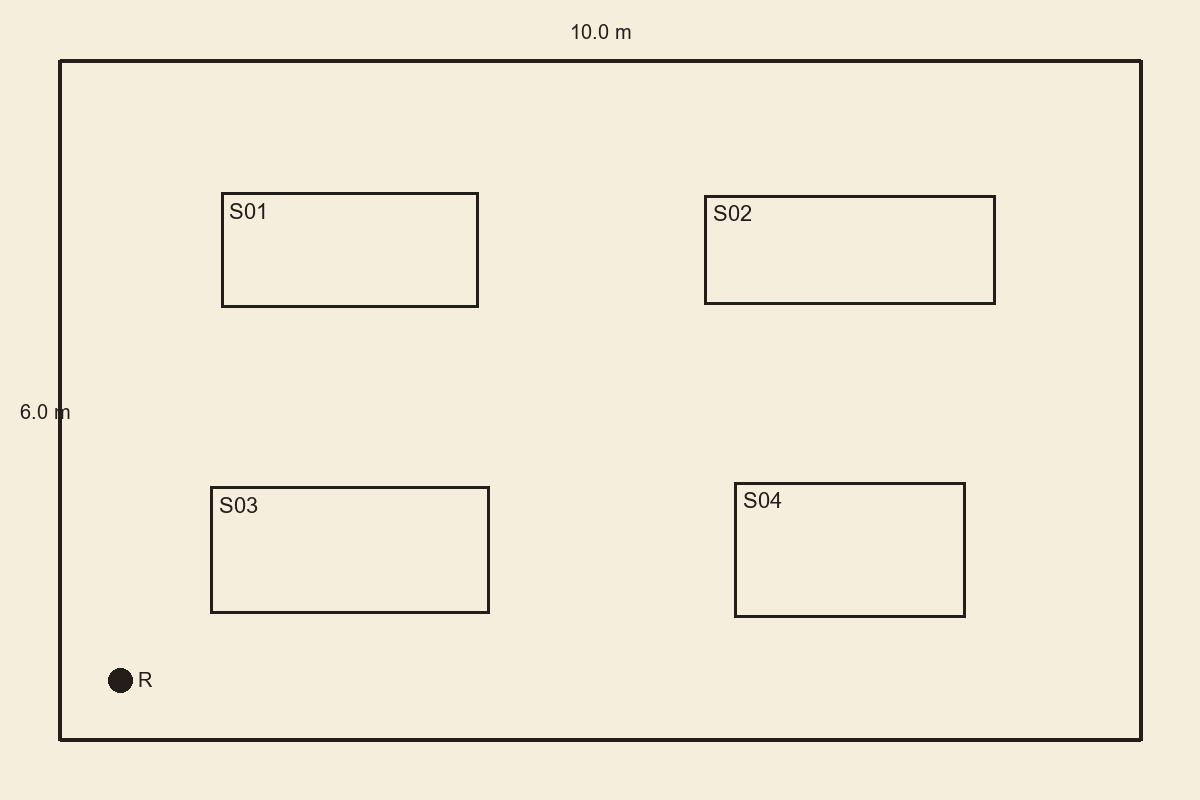
#> input picture sample_map.png, 1200 x 800 px
$ python -i paper_map.py   (imports and definitions only)   (Python 2 division)
#> lines starting #> are read from the running program, lines starting #| are printed output that depends on the picture; after the words box and inside, x2 and y2 are one past the last pixel; in counts of white or black regions, pixels touching at a corner belong together
"""Paper drawing → digital warehouse.

Standardized template (pen on plain paper):
    - The OUTER rectangle is the warehouse boundary.
    - Each INNER rectangle is a shelf.
    - Draw a filled dot / small solid circle where the robot should start.

The camera can be angled; the outer rectangle is used for perspective correction
so the imported map is always axis-aligned.

Shelves are auto-labeled S01, S02, ... top-to-bottom then left-to-right.
The user can rename them in the dashboard afterwards.
"""
from __future__ import annotations

import io
import math
import random
from pathlib import Path

import cv2
import numpy as np
from PIL import Image, ImageDraw, ImageFont

from .models import Shelf, Warehouse


# ─────────────────── SYNTHESIZE a pen-paper style test map ──────────────────

CREAM = (245, 238, 220)
INK = (35, 30, 25)


# [58 lines left out: function synthesize_paper_map, not called in this run]


# ─────────────────── IMPORT a real photo of a paper map ─────────────────────

def _order_quad(pts: np.ndarray) -> np.ndarray:
    """Return [tl, tr, br, bl] ordered corners."""
    pts = pts.reshape(4, 2).astype(np.float32)
    s = pts.sum(axis=1)
    d = np.diff(pts, axis=1).flatten()
    tl = pts[np.argmin(s)]
    br = pts[np.argmax(s)]
    tr = pts[np.argmin(d)]
    bl = pts[np.argmax(d)]
    return np.array([tl, tr, br, bl], dtype=np.float32)


def _find_outer_quad(gray: np.ndarray) -> np.ndarray | None:
    edges = cv2.Canny(gray, 60, 180)
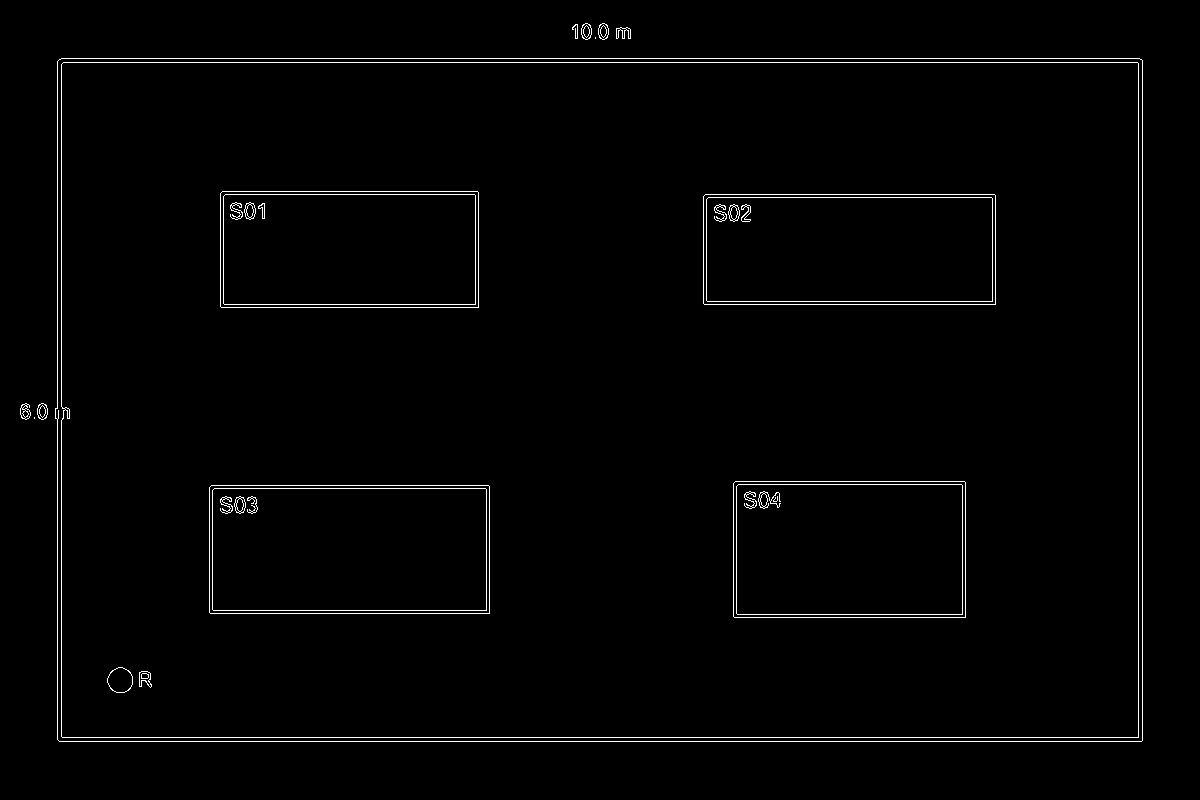
#> edges: shape (800, 1200); 1.5% white in thin lines or dots, all inside (x1, y1, x2, y2) = (20, 23, 1143, 742)
    edges = cv2.dilate(edges, np.ones((3, 3), np.uint8), iterations=1)
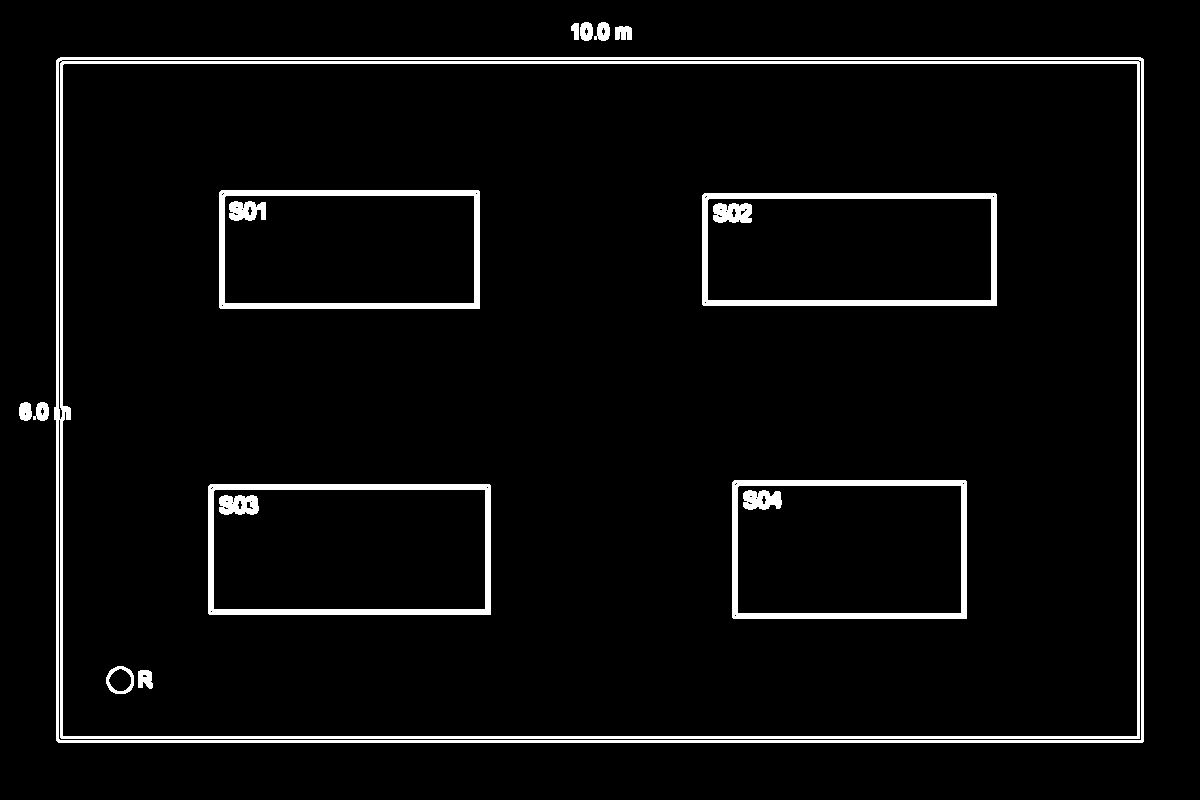
#> edges: shape (800, 1200); 4.5% white; 17 white regions
    contours, _ = cv2.findContours(edges, cv2.RETR_EXTERNAL, cv2.CHAIN_APPROX_SIMPLE)
#> contours = 7 contours; box (x1, y1, x2, y2) and area: (54, 57, 1144, 743) 744609, (33, 402, 49, 421) 192, (594, 22, 610, 41) 192, (580, 22, 593, 41) 186, (19, 402, 32, 421) 181, (615, 26, 632, 40) 169, (571, 23, 579, 40) 81
    if not contours:
        return None
    contours = sorted(contours, key=cv2.contourArea, reverse=True)[:5]
#> contours = 5 contours; box (x1, y1, x2, y2) and area: (54, 57, 1144, 743) 744609, (33, 402, 49, 421) 192, (594, 22, 610, 41) 192, (580, 22, 593, 41) 186, (19, 402, 32, 421) 181
    for c in contours:
        peri = cv2.arcLength(c, True)
        approx = cv2.approxPolyDP(c, 0.02 * peri, True)
        if len(approx) == 4 and cv2.contourArea(approx) > 0.15 * gray.size:
            return _order_quad(approx)
#> this loop made 1 pass
#> (peri, pts in _order_quad, s in _order_quad, d in _order_quad) on pass 1: (3542.1, [[56, 60], [58, 742], [1143, 741], [1142, 58]], [116, 800, 1884, 1200], [4, 684, -402, -1084])
    return None


# [128 lines left out: functions _warp_to_axis, import_paper_map, _dedupe_boxes, _iou, pil_to_bytes, not called in this run]

>>> import cv2
>>> picture = cv2.imread('../sample_map.png', cv2.IMREAD_GRAYSCALE)
>>> result = _find_outer_quad(picture)
#> result = [[56, 60], [1142, 58], [1143, 741], [58, 742]]
